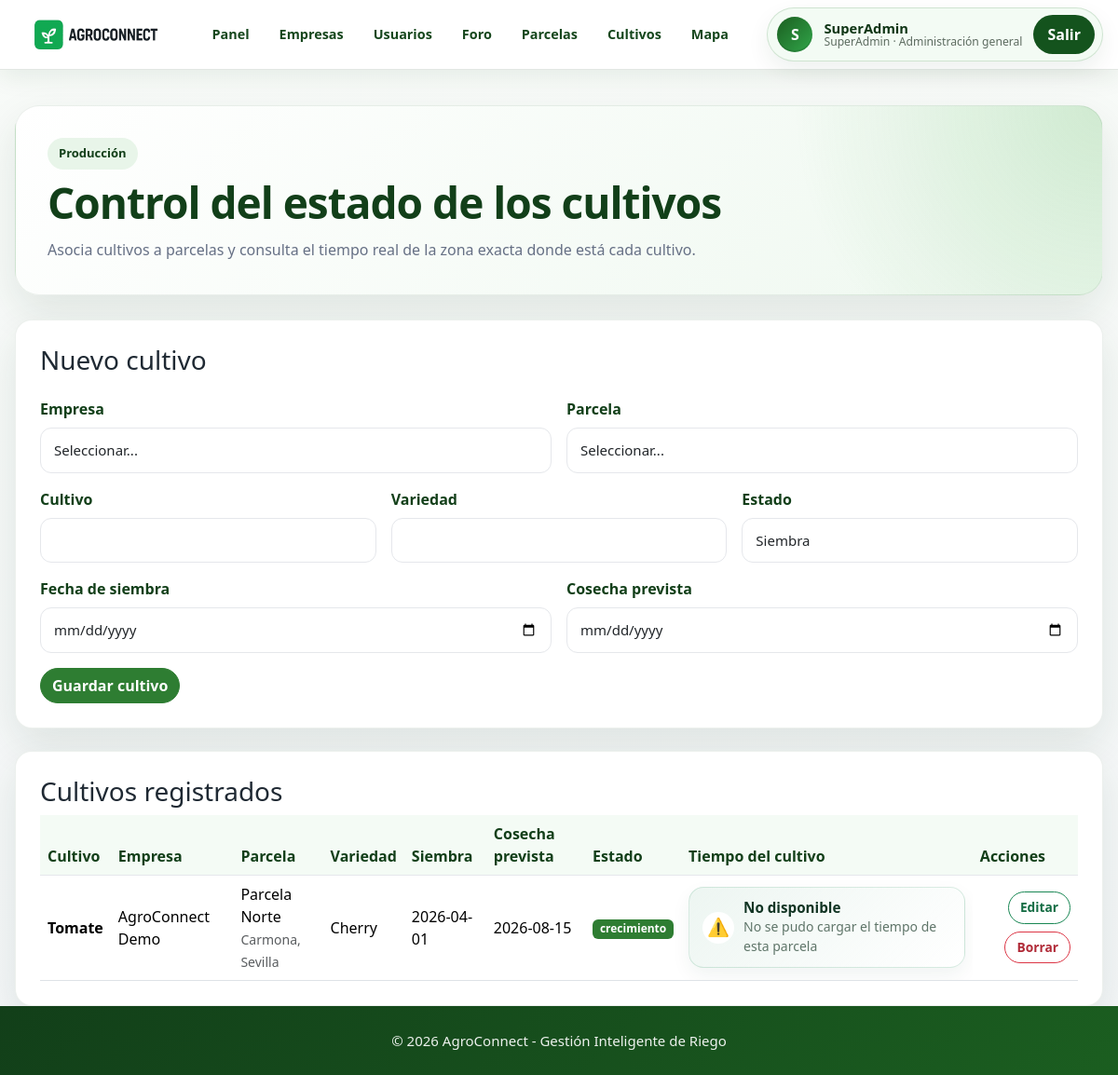
Screenshot of /cultivos.php (signed in) with the database file from the repository.
### tables this page shows
CREATE TABLE `cultivos` (
  `id` int(11) NOT NULL,
  `empresa_id` int(11) NOT NULL,
  `parcela_id` int(11) NOT NULL,
  `nombre` varchar(120) NOT NULL,
  `variedad` varchar(120) DEFAULT '',
  `fecha_siembra` date DEFAULT NULL,
  `fecha_cosecha_prevista` date DEFAULT NULL,
  `estado` enum('sembrado','crecimiento','floracion','cosecha','finalizado') DEFAULT 'crecimiento',
  `fecha_creacion` timestamp NOT NULL DEFAULT current_timestamp()
);

CREATE TABLE `empresas` (
  `id` int(11) NOT NULL,
  `nombre` varchar(120) NOT NULL,
  `fecha_creacion` timestamp NOT NULL DEFAULT current_timestamp()
);

CREATE TABLE `parcelas` (
  `id` int(11) NOT NULL,
  `empresa_id` int(11) NOT NULL,
  `nombre` varchar(120) NOT NULL,
  `ubicacion` varchar(180) DEFAULT '',
  `latitud` decimal(10,8) DEFAULT NULL,
  `longitud` decimal(11,8) DEFAULT NULL,
  `hectareas` decimal(10,2) DEFAULT 0.00,
  `tipo_suelo` varchar(100) DEFAULT '',
  `estado` enum('activa','en_revision','inactiva') DEFAULT 'activa',
  `fecha_creacion` timestamp NOT NULL DEFAULT current_timestamp()
);

### cultivos.php (the view, shortened to what this page needs)
<?php
$conn = new mysqli('localhost','root','','agroconnect');
$conn->set_charset('utf8mb4');
require_once 'agro_helper.php';
$rol = $_SESSION['rol'];
$sinTabla = !agro_tabla_existe($conn, 'cultivos') || !agro_tabla_existe($conn, 'parcelas');
$tieneCoordenadas = !$sinTabla && agro_columna_existe($conn, 'parcelas', 'latitud') && agro_columna_existe($conn, 'parcelas', 'longitud');
if (!$sinTabla) {
    $coordSelect = $tieneCoordenadas ? ', p.latitud, p.longitud' : ', NULL AS latitud, NULL AS longitud';
    if ($rol === 'superadmin') {
        $cultivos = $conn->query("SELECT c.*, p.nombre AS parcela, p.ubicacion AS parcela_ubicacion $coordSelect, e.nombre AS empresa FROM cultivos c LEFT JOIN parcelas p ON c.parcela_id=p.id LEFT JOIN empresas e ON c.empresa_id=e.id ORDER BY c.id DESC");
    }
}
?>
<!DOCTYPE html>
<html lang="es">
<head>
    <link href="https://cdn.jsdelivr.net/npm/bootstrap@5.3.2/dist/css/bootstrap.min.css" rel="stylesheet">
    <link rel="stylesheet" href="style.css">
</head>
<body class="admin-body">
<?php include __DIR__ . '/includes/topbar.php'; ?>
<div class="admin-container">
    <div class="dashboard-hero"><div><span class="eyebrow">Producción</span><h1>Control del estado de los cultivos</h1><p>Asocia cultivos a parcelas y consulta el tiempo real de la zona exacta donde está cada cultivo.</p></div></div>
    <?php if($sinTabla){ ?>
        <div class="alert alert-warning">Importa <strong>actualizacion_superadmin.sql</strong> para activar cultivos y parcelas.</div>
    <?php } else { ?>
        <div class="admin-card mb-4">
            <h3>Nuevo cultivo</h3>
            <form method="POST" class="row g-3 mt-1">
                <?php if($rol==='superadmin'){ ?><div class="col-md-6"><label class="form-label">Empresa</label><select name="empresa_id" class="form-select"><option value="">Seleccionar...</option></select></div><?php } ?>
                <div class="col-md-6"><label class="form-label">Parcela</label><select name="parcela_id" class="form-select" required><option value="">Seleccionar...</option></select></div>
                <div class="col-md-4"><label class="form-label">Cultivo</label><input name="nombre" class="form-control" required></div>
                <div class="col-md-4"><label class="form-label">Variedad</label><input name="variedad" class="form-control"></div>
                <div class="col-md-4"><label class="form-label">Estado</label><select name="estado" class="form-select"><option value="siembra">Siembra</option></select></div>
                <div class="col-md-6"><label class="form-label">Fecha de siembra</label><input type="date" name="fecha_siembra" class="form-control"></div>
                <div class="col-md-6"><label class="form-label">Cosecha prevista</label><input type="date" name="fecha_cosecha" class="form-control"></div>
                <div class="col-12"><button name="guardar" class="btn btn-success">Guardar cultivo</button></div>
            </form>
        </div>
        <div class="admin-card">
            <h3>Cultivos registrados</h3>
            <div class="table-responsive"><table class="table align-middle"><thead><tr><th>Cultivo</th><th>Empresa</th><th>Parcela</th><th>Variedad</th><th>Siembra</th><th>Cosecha prevista</th><th>Estado</th><th>Tiempo del cultivo</th><?php if(in_array($rol,['superadmin','jefe'])){ ?><th>Acciones</th><?php } ?></tr></thead><tbody>
            <?php while($c=$cultivos->fetch_assoc()){ $lat=$c['latitud'] ?? null; $lon=$c['longitud'] ?? null; ?>
                <tr>
                    <td><strong><?php echo htmlspecialchars($c['nombre']); ?></strong></td>
                    <td><?php echo htmlspecialchars($c['empresa'] ?? ''); ?></td>
                    <td><?php echo htmlspecialchars($c['parcela'] ?? ''); ?><br><small class="text-muted"><?php echo htmlspecialchars($c['parcela_ubicacion'] ?? ''); ?></small></td>
                    <td><?php echo htmlspecialchars($c['variedad']); ?></td>
                    <td><?php echo htmlspecialchars($c['fecha_siembra']); ?></td>
                    <td><?php echo htmlspecialchars($c['fecha_cosecha_prevista']); ?></td>
                    <td><span class="badge bg-success"><?php echo htmlspecialchars($c['estado']); ?></span></td>
                    <td>
                        <?php if($tieneCoordenadas && $lat !== null && $lon !== null){ ?>
                            <div class="crop-weather" data-lat="<?php echo htmlspecialchars($lat); ?>" data-lon="<?php echo htmlspecialchars($lon); ?>" data-place="<?php echo htmlspecialchars($c['parcela'] ?? 'Parcela'); ?>">
                                <span class="crop-weather-icon">🌤️</span>
                                <strong>Cargando...</strong>
                                <small>Tiempo de la parcela</small>
                            </div>
                        <?php } else { ?>
                            <span class="text-muted">Añade coordenadas a la parcela</span>
                        <?php } ?>
                    </td>
                    <?php if(in_array($rol,['superadmin','jefe'])){ ?><td><?php echo agro_crud_botones('cultivos', $c['id'], 'cultivos.php'); ?></td><?php } ?>
                </tr>
            <?php } ?>
            </tbody></table></div>
        </div>
    <?php } ?>
</div>
<?php include __DIR__ . '/includes/footer.php'; ?>
</body>
</html>

### agro_helper.php (shortened to what this page needs)
<?php
function agro_tabla_existe($conn, $tabla) {
    $tabla = $conn->real_escape_string($tabla);
    $res = $conn->query("SHOW TABLES LIKE '$tabla'");
    return $res && $res->num_rows > 0;
}
function agro_columna_existe($conn, $tabla, $columna) {
    $tabla = $conn->real_escape_string($tabla);
    $columna = $conn->real_escape_string($columna);
    $res = $conn->query("SHOW COLUMNS FROM `$tabla` LIKE '$columna'");
    return $res && $res->num_rows > 0;
}
function agro_crud_botones($tabla, $id, $volver) {
    $rol = $_SESSION['rol'] ?? '';
    $permitidas = ['empresas','usuarios','parcelas','cultivos','recursos','incidencias','tareas_agricolas','historico_actividades','grupos_trabajadores'];
    $id = intval($id);
    $volver = urlencode($volver);
    $tablaUrl = urlencode($tabla);
    return '<div class="crud-actions"><a class="crud-btn crud-btn--edit" href="edit_record.php?tabla='.$tablaUrl.'&id='.$id.'&volver='.$volver.'">Editar</a><a class="crud-btn crud-btn--delete" href="delete_record.php?tabla='.$tablaUrl.'&id='.$id.'&volver='.$volver.'">Borrar</a></div>';
}
?>

### style.css (style rules this page uses)
:root { --verde-900: #123f19; --verde-800: #1b5e20; --verde-700: #2e7d32; --verde-600: #3f9142; --verde-100: #e8f5e9; --verde-50: #f4fbf5; --texto: #1f2933; --muted: #667085; --borde: #e5e7eb; --fondo: #f4f6f8; --blanco: #ffffff; --sombra: 0 18px 45px rgba(18, 63, 25, 0.10); --radio: 18px; }
* { box-sizing: border-box; margin: 0; padding: 0; }
html { min-height: 100%; }
body { min-height: 100vh; display: flex; flex-direction: column; background: linear-gradient(180deg, #f8fbf8 0%, #f4f6f8 45%, #eef7ef 100%); color: var(--texto); font-family: "Segoe UI", Arial, sans-serif; }
a { color: inherit; }
.grupo label, .form-label { margin-bottom: 8px; font-weight: 700; color: var(--verde-900); }
.grupo input, .grupo textarea, .form-control, .form-select { min-height: 46px; padding: 12px 14px; border-radius: 12px !important; border: 1px solid var(--borde) !important; font-size: 15px; background: #fff; transition: 0.2s ease; }
.admin-body { background: linear-gradient(180deg, #f8fbf8 0%, #f4f6f8 100%) !important; }
.admin-container { width: min(1180px, calc(100% - 32px)); margin: 38px auto 0; }
.admin-card { border: 1px solid rgba(18, 63, 25, 0.08) !important; border-radius: var(--radio) !important; box-shadow: var(--sombra) !important; padding: 26px !important; background: #fff; }
.table { margin-bottom: 0; vertical-align: middle; }
.table thead th { color: var(--verde-900); background: var(--verde-50); border-bottom: 1px solid var(--borde); }
.badge.bg-success, .btn-success, .bg-success { background-color: var(--verde-700) !important; }
.btn-success { border-color: var(--verde-700) !important; border-radius: 999px !important; font-weight: 650 !important; }
.dashboard-hero { display:flex; justify-content:space-between; align-items:center; gap:26px; padding:34px; margin-bottom:26px; border-radius:26px; background:radial-gradient(circle at top right, rgba(76,175,80,.20), transparent 28%), linear-gradient(135deg,#fff,#eef8ef); border:1px solid rgba(18,63,25,.08); box-shadow:var(--sombra); }
.dashboard-hero h1 { margin:8px 0 10px; color:var(--verde-900); font-size:clamp(30px,4vw,46px); font-weight:850; letter-spacing:-1px; }
.dashboard-hero p { max-width:720px; margin:0; color:var(--muted); line-height:1.7; }
.eyebrow { display:inline-flex; padding:7px 12px; border-radius:999px; background:var(--verde-100); color:var(--verde-900); font-weight:800; font-size:13px; }
.crop-weather { min-width: 240px; display: grid; grid-template-columns: 34px 1fr; gap: 2px 10px; align-items: center; padding: 12px 14px; border: 1px solid rgba(25, 135, 84, 0.16); border-radius: 16px; background: linear-gradient(135deg, rgba(25, 135, 84, 0.08), rgba(255,255,255,0.95)); box-shadow: 0 8px 20px rgba(20, 70, 45, 0.06); }
.crop-weather-icon { grid-row: span 2; width: 34px; height: 34px; border-radius: 50%; display: inline-flex; align-items: center; justify-content: center; background: #ffffff; font-size: 1.2rem; }
.crop-weather strong { font-size: 0.95rem; color: #123524; line-height: 1.2; }
.crop-weather small { color: #5f7569; line-height: 1.25; }
.admin-body { min-height: 100vh; display: flex; flex-direction: column; }
.admin-container, .dashboard-container, .contenido, .contact-section { flex: 1 0 auto; }
.empresa-actions, .crud-actions { display: flex; align-items: center; gap: 8px; flex-wrap: wrap; justify-content: flex-end; }
.crud-btn { display: inline-flex; align-items: center; justify-content: center; min-height: 32px; padding: 6px 12px; border-radius: 999px; font-weight: 800; font-size: .86rem; text-decoration: none; transition: .2s ease; }
.crud-btn--edit { border: 1px solid #198754; color: #146c43; background: #fff; }
.crud-btn--delete { border: 1px solid #dc3545; color: #b02a37; background: #fff; }
.crop-weather { min-width: 260px; }
.crop-weather small { line-height: 1.45; }

### rows the page displays
cultivos: nombre "Tomate", empresa.nombre "AgroConnect Demo", parcela.nombre "Parcela Norte", parcela.ubicacion "Carmona, Sevilla", variedad "Cherry", fecha_siembra "2026-04-01", fecha_cosecha_prevista "2026-08-15", estado "crecimiento"

### other values shown
mb_substr($usuarioNombre, 0, 1, 'UTF-8') "S"
$usuarioNombre "SuperAdmin"
$rolLabel "SuperAdmin"
$empresaNombre "Administración general"
